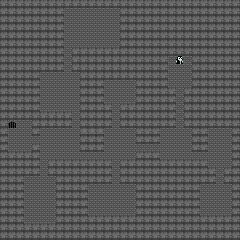

This is a level from a 2D game, rendered from its Tiled map with the project's own tilesets. A one-line summary and the map file follow, with tile-layer data summarised:
An orthogonal 30x30 tile map with 8x8 px tiles, 2 tile layers (Layer 1, New Layer).

<map version="1.0" orientation="orthogonal" width="30" height="30" tilewidth="8" tileheight="8">
 <tileset firstgid="1" name="tile-wall" tilewidth="8" tileheight="8">
  <image source="tile-wall.png" width="128" height="128" />
 </tileset>
 <layer name="Layer 1" width="30" height="30">
  <data>[900 cells, 900 non-empty, 1 distinct tile ids]</data>
 </layer>
 <layer name="New Layer" width="30" height="30">
  <data>[900 cells, 646 non-empty, 4 distinct tile ids]</data>
 </layer>
</map>